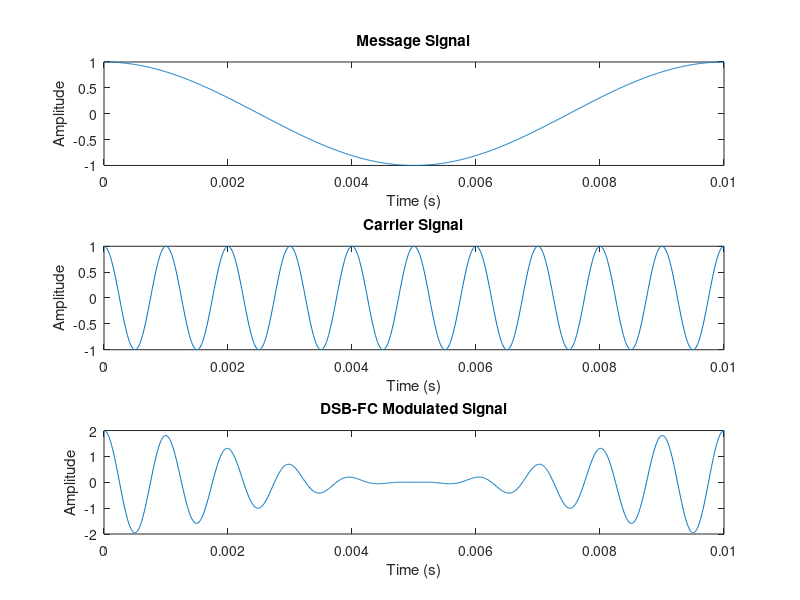

MATLAB code for this plot:
Ac = 1;
Am = 1;
fc = 1000;
fm = 100;
t = 0:1e-5:0.01;
message_signal = Am * cos(2 * pi * fm * t);
carrier_signal = Ac * cos(2 * pi * fc * t);
modulated_signal = (Ac + message_signal) .* carrier_signal;
figure;
subplot(3,1,1);
plot(t, message_signal);
title('Message Signal');
xlabel('Time (s)');
ylabel('Amplitude');
subplot(3,1,2);
plot(t, carrier_signal);
title('Carrier Signal');
xlabel('Time (s)');
ylabel('Amplitude');
subplot(3,1,3);
plot(t, modulated_signal);
title('DSB-FC Modulated Signal');
xlabel('Time (s)');
ylabel('Amplitude');
